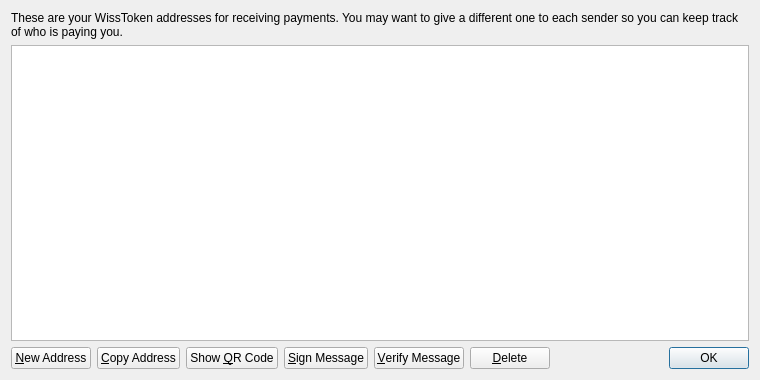
<?xml version="1.0" encoding="UTF-8"?>
<ui version="4.0">
 <class>AddressBookPage</class>
 <widget class="QWidget" name="AddressBookPage">
  <property name="geometry">
   <rect>
    <x>0</x>
    <y>0</y>
    <width>760</width>
    <height>380</height>
   </rect>
  </property>
  <property name="windowTitle">
   <string>Address Book</string>
  </property>
  <layout class="QVBoxLayout" name="verticalLayout">
   <item>
    <widget class="QLabel" name="labelExplanation">
     <property name="text">
      <string>These are your WissToken addresses for receiving payments. You may want to give a different one to each sender so you can keep track of who is paying you.</string>
     </property>
     <property name="textFormat">
      <enum>Qt::PlainText</enum>
     </property>
     <property name="wordWrap">
      <bool>true</bool>
     </property>
    </widget>
   </item>
   <item>
    <widget class="QTableView" name="tableView">
     <property name="contextMenuPolicy">
      <enum>Qt::CustomContextMenu</enum>
     </property>
     <property name="toolTip">
      <string>Double-click to edit address or label</string>
     </property>
     <property name="tabKeyNavigation">
      <bool>false</bool>
     </property>
     <property name="alternatingRowColors">
      <bool>true</bool>
     </property>
     <property name="selectionMode">
      <enum>QAbstractItemView::SingleSelection</enum>
     </property>
     <property name="selectionBehavior">
      <enum>QAbstractItemView::SelectRows</enum>
     </property>
     <property name="sortingEnabled">
      <bool>true</bool>
     </property>
     <attribute name="verticalHeaderVisible">
      <bool>false</bool>
     </attribute>
    </widget>
   </item>
   <item>
    <layout class="QHBoxLayout" name="horizontalLayout">
     <item>
      <widget class="QPushButton" name="newAddressButton">
       <property name="toolTip">
        <string>Create a new address</string>
       </property>
       <property name="text">
        <string>&amp;New Address</string>
       </property>
       <property name="icon">
        <iconset resource="../bitcoin.qrc">
         <normaloff>:/icons/add</normaloff>:/icons/add</iconset>
       </property>
      </widget>
     </item>
     <item>
      <widget class="QPushButton" name="copyToClipboard">
       <property name="toolTip">
        <string>Copy the currently selected address to the system clipboard</string>
       </property>
       <property name="text">
        <string>&amp;Copy Address</string>
       </property>
       <property name="icon">
        <iconset resource="../bitcoin.qrc">
         <normaloff>:/icons/editcopy</normaloff>:/icons/editcopy</iconset>
       </property>
      </widget>
     </item>
     <item>
      <widget class="QPushButton" name="showQRCode">
       <property name="text">
        <string>Show &amp;QR Code</string>
       </property>
       <property name="icon">
        <iconset resource="../bitcoin.qrc">
         <normaloff>:/icons/qrcode</normaloff>:/icons/qrcode</iconset>
       </property>
      </widget>
     </item>
     <item>
      <widget class="QPushButton" name="signMessage">
       <property name="toolTip">
        <string>Sign a message to prove you own a WissToken address</string>
       </property>
       <property name="text">
        <string>&amp;Sign Message</string>
       </property>
       <property name="icon">
        <iconset resource="../bitcoin.qrc">
         <normaloff>:/icons/edit</normaloff>:/icons/edit</iconset>
       </property>
      </widget>
     </item>
     <item>
      <widget class="QPushButton" name="verifyMessage">
       <property name="toolTip">
        <string>Verify a message to ensure it was signed with a specified WissToken address</string>
       </property>
       <property name="text">
        <string>&amp;Verify Message</string>
       </property>
       <property name="icon">
        <iconset resource="../bitcoin.qrc">
         <normaloff>:/icons/transaction_0</normaloff>:/icons/transaction_0</iconset>
       </property>
      </widget>
     </item>
     <item>
      <widget class="QPushButton" name="deleteButton">
       <property name="toolTip">
        <string>Delete the currently selected address from the list. Only sending addresses can be deleted.</string>
       </property>
       <property name="text">
        <string>&amp;Delete</string>
       </property>
       <property name="icon">
        <iconset resource="../bitcoin.qrc">
         <normaloff>:/icons/remove</normaloff>:/icons/remove</iconset>
       </property>
      </widget>
     </item>
     <item>
      <spacer name="horizontalSpacer">
       <property name="orientation">
        <enum>Qt::Horizontal</enum>
       </property>
       <property name="sizeHint" stdset="0">
        <size>
         <width>40</width>
         <height>20</height>
        </size>
       </property>
      </spacer>
     </item>
     <item>
      <widget class="QDialogButtonBox" name="buttonBox">
       <property name="sizePolicy">
        <sizepolicy hsizetype="Maximum" vsizetype="Fixed">
         <horstretch>0</horstretch>
         <verstretch>0</verstretch>
        </sizepolicy>
       </property>
       <property name="standardButtons">
        <set>QDialogButtonBox::Ok</set>
       </property>
      </widget>
     </item>
    </layout>
   </item>
  </layout>
 </widget>
 <resources>
  <include location="../bitcoin.qrc"/>
 </resources>
 <connections/>
</ui>
